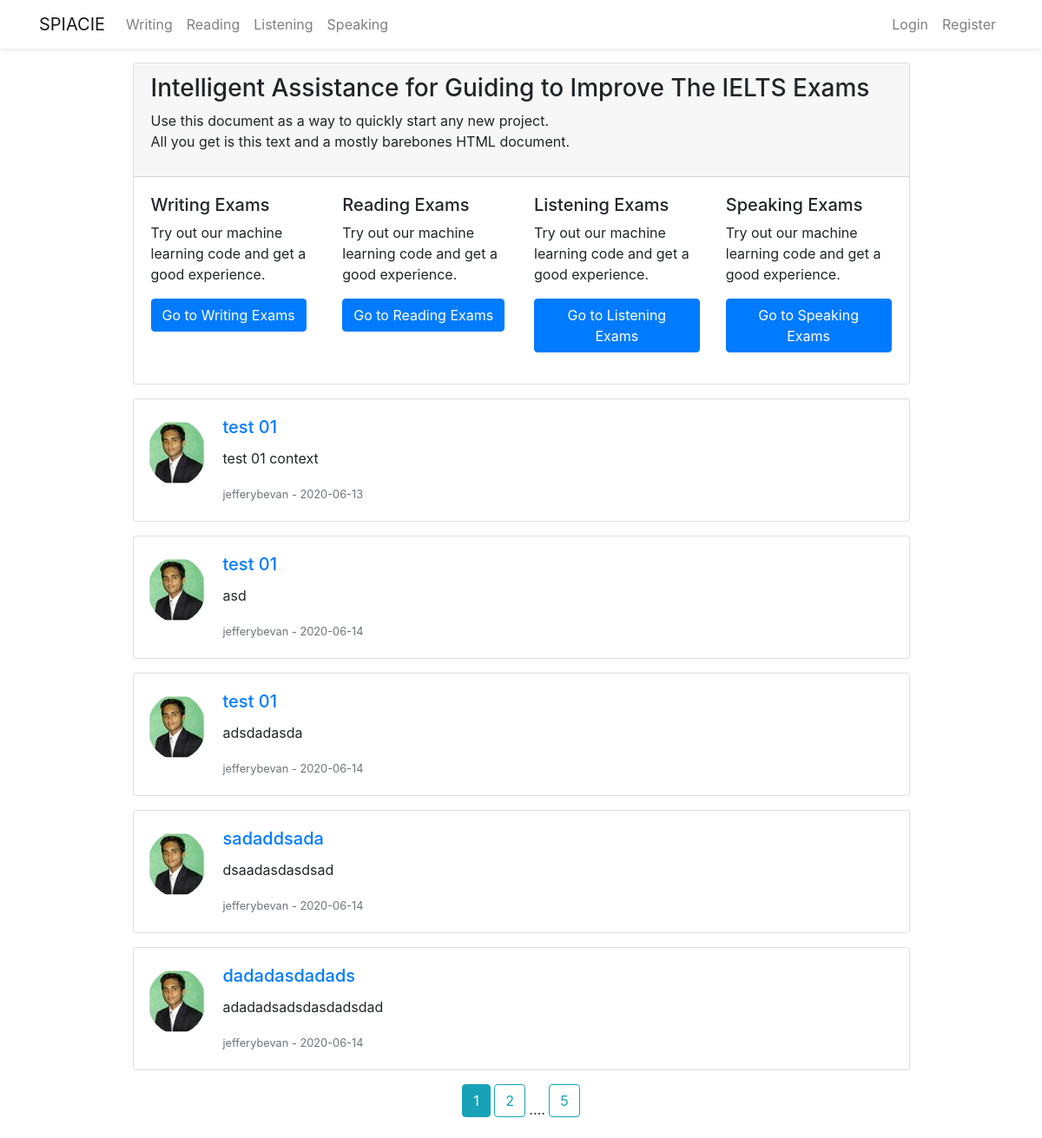
The page /home on the database its author committed.
### flaskblog/models.py (models this page shows, shortened)
class Post(db.Model):
    id = db.Column(db.Integer, primary_key=True)
    title = db.Column(db.String(100), nullable=False)
    date_posted = db.Column(db.DateTime, nullable=False,
                            default=datetime.utcnow)
    content = db.Column(db.Text, nullable=False)
    user_id = db.Column(db.Integer, db.ForeignKey('user.id'), nullable=False)

class User(db.Model,  UserMixin):
    id = db.Column(db.Integer, primary_key=True)
    firstname = db.Column(db.String(20), nullable=False)
    lastname = db.Column(db.String(20), nullable=False)
    username = db.Column(db.String(20), unique=True, nullable=False)
    email = db.Column(db.String(20), unique=True, nullable=False)
    password = db.Column(db.String(20), nullable=False)
    image_file = db.Column(db.String(20), nullable=False,
                           default='default.jpg')
    post = db.relationship('Post', backref='author', lazy=True)
    questionpaper = db.relationship(
        'Questionpaper', backref='creator', lazy=True)
    writingpaper = db.relationship(
        'Writingpaper', backref='wcreator', lazy=True)
    writinganswer = db.relationship(
        'Writingpaperanswer', backref='wcandidate', lazy=True)

### flaskblog/routes.py (the view)
@app.route("/")
@app.route("/home")
def home():
    page = request.args.get('page', 1, type=int)
    posts = Post.query.paginate(page=page, per_page=5)
    return render_template('home.html', posts=posts)

### flaskblog/templates/home.html
{% extends 'layout.html'%} {% block content %}
<div class="container mt-3">
  <div class="row justify-content-center">
    <div class="col-md-10">
      <div class="card">
        <div class="card-header">
          <div class="d-flex align-items-center">
            <div class="starter-template align-items-center">
              <h3>
                Intelligent Assistance for Guiding to Improve The IELTS Exams
              </h3>
              <p>
                Use this document as a way to quickly start any new project.<br />
                All you get is this text and a mostly barebones HTML document.
              </p>
            </div>
          </div>
        </div>
        <div class="card-body">
          <div class="row">
            <div class="col-sm-6 col-md-3">
              <div class="thumbnail">
                <div class="caption">
                  <h5>Writing Exams</h5>
                  <p>
                    Try out our machine learning code and get a good experience.
                  </p>
                  <p>
                    <a href="/writing" class="btn btn-primary" role="button"
                      >Go to Writing Exams</a
                    >
                  </p>
                </div>
              </div>
            </div>
            <div class="col-sm-6 col-md-3">
              <div class="thumbnail">
                <div class="caption">
                  <h5>Reading Exams</h5>
                  <p>
                    Try out our machine learning code and get a good experience.
                  </p>
                  <p>
                    <a href="/reading" class="btn btn-primary" role="button"
                      >Go to Reading Exams</a
                    >
                  </p>
                </div>
              </div>
            </div>
            <div class="col-sm-6 col-md-3">
              <div class="thumbnail">
                <div class="caption">
                  <h5>Listening Exams</h5>
                  <p>
                    Try out our machine learning code and get a good experience.
                  </p>
                  <p>
                    <a href="/listening" class="btn btn-primary" role="button"
                      >Go to Listening Exams</a
                    >
                  </p>
                </div>
              </div>
            </div>
            <div class="col-sm-6 col-md-3">
              <div class="thumbnail">
                <div class="caption">
                  <h5>Speaking Exams</h5>
                  <p>
                    Try out our machine learning code and get a good experience.
                  </p>
                  <p>
                    <a href="/speaking" class="btn btn-primary" role="button"
                      >Go to Speaking Exams</a
                    >
                  </p>
                </div>
              </div>
            </div>
          </div>
        </div>
      </div>
      {% for post in posts.items %}
      <div class="card mb-3 mt-3">
        <div class="row no-gutters">
          <div class="text-center">
            <img
              class="rounded-circle mt-4 ml-3"
              src="{{ url_for('static', filename='profile_pics/' + post.author.image_file) }}"
            />
          </div>
          <div class="col-md-6">
            <div class="card-body">
              <h5 class="card-title">
                <a
                  class="article-title"
                  href="{{ url_for('post', post_id= post.id )}}"
                  >{{ post.title }}</a
                >
              </h5>
              <p class="card-text">{{ post.content }}</p>
              <p class="card-text">
                <small class="text-muted"
                  >{{ post.author.username }} - {{
                  post.date_posted.strftime('%Y-%m-%d') }}</small
                >
              </p>
            </div>
          </div>
        </div>
      </div>
      {% endfor %}
      <div class="text-center">
        {% for page_num in posts.iter_pages( left_edge=1, right_edge=1,
        left_current=1, right_current=2) %} {% if page_num %} {% if posts.page
        == page_num %}
        <a class="btn btn-info mb-4" href="{{ url_for('home', page=page_num) }}"
          >{{ page_num }}</a
        >
        {% else %}
        <a
          class="btn btn-outline-info mb-4"
          href="{{ url_for('home', page=page_num) }}"
          >{{ page_num }}</a
        >
        {% endif%} {% else %} .... {% endif%} {% endfor %}
      </div>
    </div>
  </div>
</div>
{% endblock content%}

### flaskblog/templates/layout.html (shortened to what this page needs)
<!DOCTYPE html>
<html lang="en">
  <head>
    <link
      rel="stylesheet"
      href="https://stackpath.bootstrapcdn.com/bootstrap/4.5.0/css/bootstrap.min.css"
    />
  </head>
  <body>
    {% include 'includes/_navbar.html' %}
    <div class="container mt-3">
       {% block content %} {% endblock
      content%}
    </div>
  </body>
</html>

### flaskblog/templates/includes/_navbar.html (shortened to what this page needs)
<nav class="navbar navbar-expand-md navbar-light bg-white shadow-sm">
  <div class="container">
    <a class="navbar-brand" href="/">SPIACIE</a>
    <div class="collapse navbar-collapse" id="navbarSupportedContent">
      <ul class="navbar-nav mr-auto">
        <li class="nav-item">
          <a class="nav-link" href="/writing">Writing</a>
        </li>
        <li class="nav-item">
          <a class="nav-link" href="/reading">Reading</a>
        </li>
        <li class="nav-item">
          <a class="nav-link" href="/listening">Listening</a>
        </li>
        <li class="nav-item">
          <a class="nav-link" href="/speaking">Speaking</a>
        </li>
      </ul>
      <ul class="navbar-nav ml-auto">
        {% if current_user.is_authenticated %}
        <li class="nav-item">
          <a class="nav-link" href="/post/new">New Post</a>
        </li>
        <li class="nav-item">
          <a class="nav-link" href="/account">Account</a>
        </li>
        <li class="nav-item">
          <a class="nav-link" href="/logout">Logout</a>
        </li>
        {% else %}
        <li class="nav-item">
          <a class="nav-link" href="/login">Login</a>
        </li>
        <li class="nav-item">
          <a class="nav-link" href="/register">Register</a>
        </li>
        {% endif %}
      </ul>
    </div>
  </div>
</nav>

### rows shown on the page
Post: image_file (picture), title "test 01", content "test 01 context", author.username "jefferybevan", date_posted "2020-06-13"
Post: image_file (picture), title "test 01", content "asd", author.username "jefferybevan", date_posted "2020-06-14"
Post: image_file (picture), title "test 01", content "adsdadasda", author.username "jefferybevan", date_posted "2020-06-14"
Post: image_file (picture), title "sadaddsada", content "dsaadasdasdsad", author.username "jefferybevan", date_posted "2020-06-14"
Post: image_file (picture), title "dadadasdadads", content "adadadsadsdasdadsdad", author.username "jefferybevan", date_posted "2020-06-14"

### other values the page prints
{{ page_num }} "1"
{{ page_num }} "2" "5"
